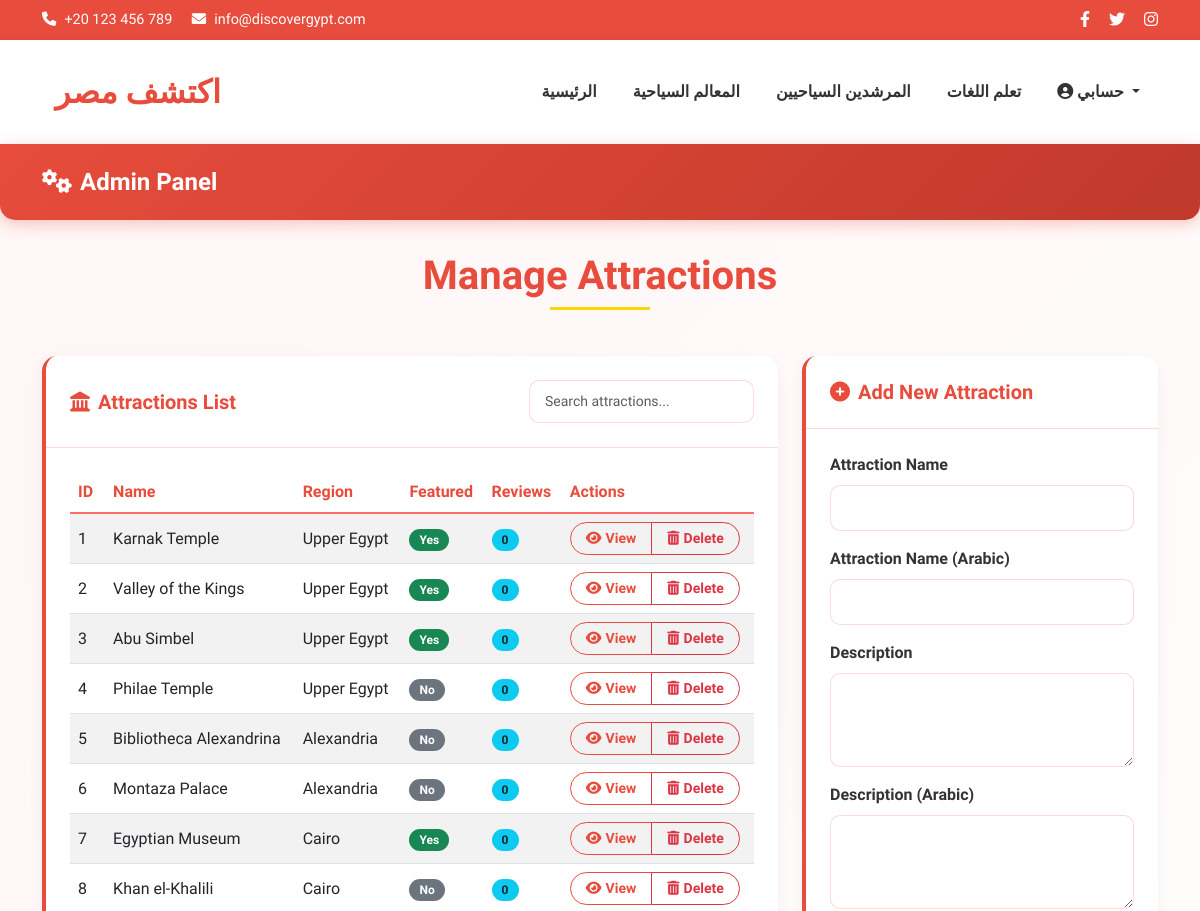
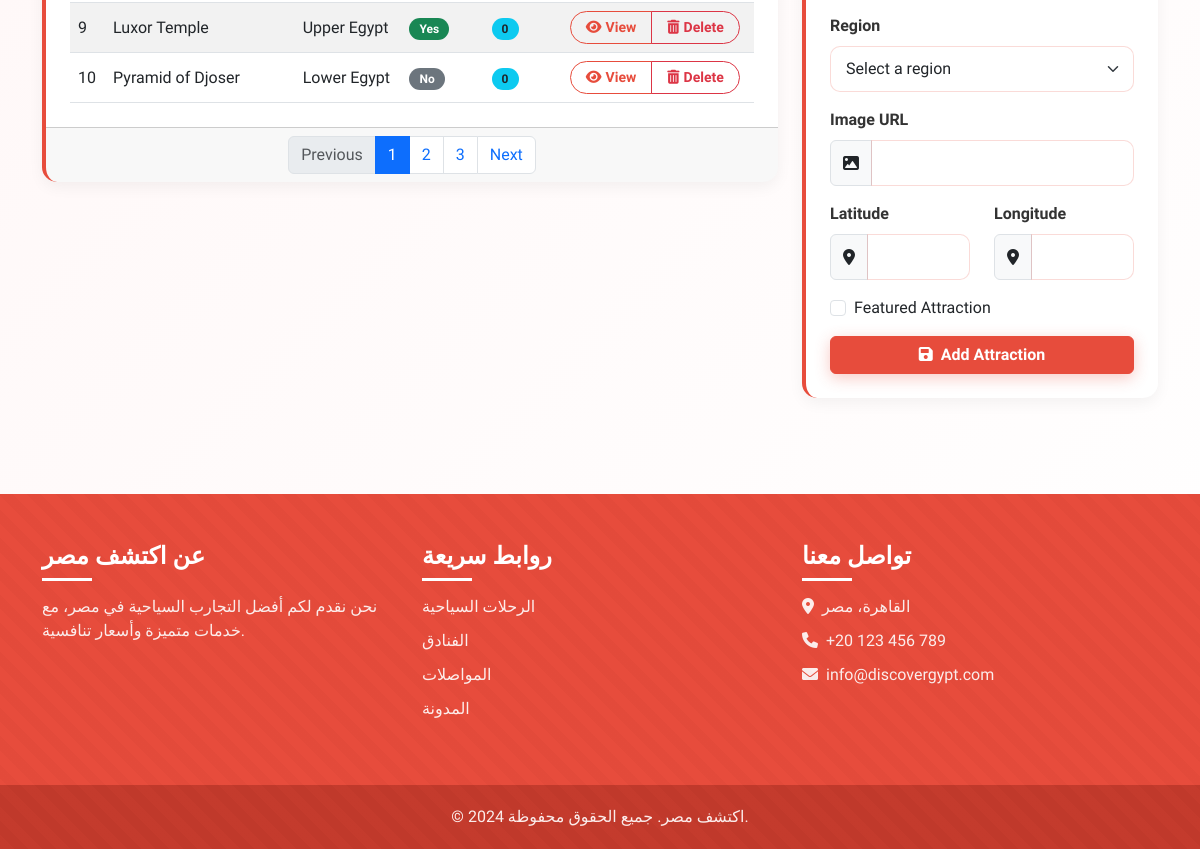
Page /admin/attractions (signed in) on the committed database (2 pictures, top to bottom).
### models.py (models this page shows)
class Attraction(db.Model):
    id = db.Column(db.Integer, primary_key=True)
    name = db.Column(db.String(100), nullable=False)
    name_ar = db.Column(db.String(100), nullable=True)
    description = db.Column(db.Text, nullable=False)
    description_ar = db.Column(db.Text, nullable=True)
    image_url = db.Column(db.String(200), nullable=True)
    address = db.Column(db.String(200), nullable=True)
    latitude = db.Column(db.Float, nullable=True)
    longitude = db.Column(db.Float, nullable=True)
    ticket_price = db.Column(db.String(100), nullable=True)
    opening_hours = db.Column(db.String(100), nullable=True)
    website = db.Column(db.String(200), nullable=True)
    featured = db.Column(db.Boolean, default=False)
    region_id = db.Column(db.Integer, db.ForeignKey('region.id'), nullable=False)
    reviews = db.relationship('Review', backref='attraction', lazy='dynamic')
    restaurants = db.relationship('Restaurant', backref='attraction', lazy='dynamic')
    activities = db.relationship('Activity', backref='attraction', lazy='dynamic')

class Region(db.Model):
    id = db.Column(db.Integer, primary_key=True)
    name = db.Column(db.String(100), nullable=False)
    name_ar = db.Column(db.String(100), nullable=True)
    description = db.Column(db.Text, nullable=True)
    description_ar = db.Column(db.Text, nullable=True)
    attractions = db.relationship('Attraction', backref='region', lazy='dynamic')

### routes.py (the view, shortened to what this page needs)
@main.route('/admin/attractions', methods=['GET', 'POST'])
@login_required
def admin_attractions():
    if not current_user.is_admin:
        flash('You do not have permission to access this page.', 'danger')
        return redirect(url_for('main.index'))
    attractions = Attraction.query.all()
    regions = Region.query.all()
    return render_template('admin/attractions.html',
                          title='Manage Attractions',
                          attractions=attractions,
                          regions=regions)

### templates/admin/attractions.html (shortened to what this page needs)
<!DOCTYPE html>
<html lang="{{ lang }}">
<head>
    <link href="https://cdn.jsdelivr.net/npm/bootstrap@5.3.0/dist/css/bootstrap.min.css" rel="stylesheet">
    <link rel="stylesheet" href="https://cdnjs.cloudflare.com/ajax/libs/font-awesome/6.0.0/css/all.min.css">
</head>
<body>
    <div class="top-header">
        <div class="container">
            <div class="row align-items-center">
                <div class="col-md-6">
                    <div class="contact-info">
                        <span class="me-3"><i class="fas fa-phone me-2"></i>+20 123 456 789</span>
                        <span><i class="fas fa-envelope me-2"></i>info@discovergypt.com</span>
                    </div>
                </div>
                <div class="col-md-6 text-end">
                    <div class="social-icons">
                        <a href="#"><i class="fab fa-facebook-f"></i></a>
                        <a href="#"><i class="fab fa-twitter"></i></a>
                        <a href="#"><i class="fab fa-instagram"></i></a>
                    </div>
                </div>
            </div>
        </div>
    </div>
    <header class="main-header">
        <div class="container">
            <nav class="navbar navbar-expand-lg">
                <a class="navbar-brand logo" href="{{ url_for('main.index') }}">
                     {{ _('اكتشف مصر') }}
                </a>
                <div class="collapse navbar-collapse" id="navbarNav">
                    <ul class="navbar-nav ms-auto">
                        <li class="nav-item">
                            <a class="nav-link" href="{{ url_for('main.index') }}">{{ _('الرئيسية') }}</a>
                        </li>
                        <li class="nav-item">
                            <a class="nav-link" href="{{ url_for('main.attractions') }}">{{ _('المعالم السياحية') }}</a>
                        </li>
                        <li class="nav-item">
                            <a class="nav-link" href="{{ url_for('main.guides') }}">{{ _('المرشدين السياحيين') }}</a>
                        </li>
                        <li class="nav-item">
                            <a class="nav-link" href="{{ url_for('main.language_practice') }}">{{ _('تعلم اللغات') }}</a>
                        </li>
                        {% if current_user.is_authenticated %}
                            <li class="nav-item dropdown">
                                <a class="nav-link dropdown-toggle" href="#" id="userDropdown" role="button" data-bs-toggle="dropdown">
                                    <i class="fas fa-user-circle"></i> {{ _('حسابي') }}
                                </a>
                            </li>
                        {% endif %}
                    </ul>
                </div>
            </nav>
        </div>
    </header>
    <nav class="navbar admin-navbar">
        <div class="container">
            <a class="navbar-brand" href="#">
                <i class="fas fa-cogs me-2"></i>{{ _('Admin Panel') }}
            </a>
        </div>
    </nav>
    <div class="container mt-4 fade-in">
        <div class="text-center mb-4">
            <h1 class="page-title">{{ _('Manage Attractions') }}</h1>
        </div>
        <div class="row mt-4">
            <div class="col-lg-8 slide-up">
                <div class="card">
                    <div class="card-header d-flex justify-content-between align-items-center">
                        <h5><i class="fas fa-landmark me-2"></i>{{ _('Attractions List') }}</h5>
                        <div class="form-group mb-0">
                            <input type="text" class="form-control form-control-sm" placeholder="{{ _('Search attractions...') }}">
                        </div>
                    </div>
                    <div class="card-body">
                        <div class="table-responsive">
                            <table class="table table-striped">
                                <thead>
                                    <tr>
                                        <th>{{ _('ID') }}</th>
                                        <th>{{ _('Name') }}</th>
                                        <th>{{ _('Region') }}</th>
                                        <th>{{ _('Featured') }}</th>
                                        <th>{{ _('Reviews') }}</th>
                                        <th>{{ _('Actions') }}</th>
                                    </tr>
                                </thead>
                                <tbody>
                                    {% for attraction in attractions %}
                                    <tr>
                                        <td>{{ attraction.id }}</td>
                                        <td>{{ attraction.name }}</td>
                                        <td>{{ attraction.region.name }}</td>
                                        <td>
                                            {% if attraction.featured %}
                                            <span class="badge bg-success">{{ _('Yes') }}</span>
                                            {% else %}
                                            <span class="badge bg-secondary">{{ _('No') }}</span>
                                            {% endif %}
                                        </td>
                                        <td>
                                            <span class="badge bg-info text-dark">{{ attraction.reviews.count() }}</span>
                                        </td>
                                        <td>
                                            <div class="btn-group" role="group">
                                                <a href="{{ url_for('main.attraction_detail', attraction_id=attraction.id) }}" class="btn btn-sm btn-outline-primary">
                                                    <i class="fas fa-eye me-1"></i>{{ _('View') }}
                                                </a>
                                                <button type="button" class="btn btn-sm btn-outline-danger delete-btn">
                                                    <i class="fas fa-trash-alt me-1"></i>{{ _('Delete') }}
                                                </button>
                                            </div>
                                        </td>
                                    </tr>
                                    {% endfor %}
                                </tbody>
                            </table>
                        </div>
                    </div>
                    <div class="card-footer text-center">
                        <nav aria-label="Page navigation">
                            <ul class="pagination justify-content-center mb-0">
                                <li class="page-item disabled">
                                    <a class="page-link" href="#" tabindex="-1" aria-disabled="true">{{ _('Previous') }}</a>
                                </li>
                                <li class="page-item active"><a class="page-link" href="#">1</a></li>
                                <li class="page-item"><a class="page-link" href="#">2</a></li>
                                <li class="page-item"><a class="page-link" href="#">3</a></li>
                                <li class="page-item">
                                    <a class="page-link" href="#">{{ _('Next') }}</a>
                                </li>
                            </ul>
                        </nav>
                    </div>
                </div>
            </div>
            <div class="col-lg-4 slide-up">
                <div class="card">
                    <div class="card-header">
                        <h5><i class="fas fa-plus-circle me-2"></i>{{ _('Add New Attraction') }}</h5>
                    </div>
                    <div class="card-body">
                        <form method="POST" action="">
                            <div class="mb-3">
                                <label for="name" class="form-label">{{ _('Attraction Name') }}</label>
                                <input type="text" class="form-control" id="name" name="name" required>
                            </div>
                            <div class="mb-3">
                                <label for="name_ar" class="form-label">{{ _('Attraction Name (Arabic)') }}</label>
                                <input type="text" class="form-control" id="name_ar" name="name_ar">
                            </div>
                            <div class="mb-3">
                                <label for="description" class="form-label">{{ _('Description') }}</label>
                                <textarea class="form-control" id="description" name="description" rows="3" required></textarea>
                            </div>
                            <div class="mb-3">
                                <label for="description_ar" class="form-label">{{ _('Description (Arabic)') }}</label>
                                <textarea class="form-control" id="description_ar" name="description_ar" rows="3"></textarea>
                            </div>
                            <div class="mb-3">
                                <label for="region_id" class="form-label">{{ _('Region') }}</label>
                                <select class="form-select" id="region_id" name="region_id" required>
                                    <option value="" selected disabled>{{ _('Select a region') }}</option>
                                </select>
                            </div>
                            <div class="mb-3">
                                <label for="image_url" class="form-label">{{ _('Image URL') }}</label>
                                <div class="input-group">
                                    <span class="input-group-text"><i class="fas fa-image"></i></span>
                                    <input type="url" class="form-control" id="image_url" name="image_url">
                                </div>
                            </div>
                            <div class="row mb-3">
                                <div class="col-md-6">
                                    <label for="latitude" class="form-label">{{ _('Latitude') }}</label>
                                    <div class="input-group">
                                        <span class="input-group-text"><i class="fas fa-map-marker-alt"></i></span>
                                        <input type="number" class="form-control" id="latitude" name="latitude" step="0.000001">
                                    </div>
                                </div>
                                <div class="col-md-6">
                                    <label for="longitude" class="form-label">{{ _('Longitude') }}</label>
                                    <div class="input-group">
                                        <span class="input-group-text"><i class="fas fa-map-marker-alt"></i></span>
                                        <input type="number" class="form-control" id="longitude" name="longitude" step="0.000001">
                                    </div>
                                </div>
                            </div>
                            <div class="mb-3 form-check">
                                <input type="checkbox" class="form-check-input" id="featured" name="featured">
                                <label class="form-check-label" for="featured">{{ _('Featured Attraction') }}</label>
                            </div>
                            <div class="d-grid">
                                <button type="submit" class="btn btn-primary">
                                    <i class="fas fa-save me-2"></i>{{ _('Add Attraction') }}
                                </button>
                            </div>
                        </form>
                    </div>
                </div>
            </div>
        </div>
    </div>
    <footer class="main-footer">
        <div class="container">
            <div class="row">
                <div class="col-md-4">
                    <h4 class="footer-heading">عن اكتشف مصر</h4>
                    <p>نحن نقدم لكم أفضل التجارب السياحية في مصر، مع خدمات متميزة وأسعار تنافسية.</p>
                </div>
                <div class="col-md-4">
                    <h4 class="footer-heading">روابط سريعة</h4>
                    <ul class="footer-links">
                        <li><a href="/tours">الرحلات السياحية</a></li>
                        <li><a href="/hotels">الفنادق</a></li>
                        <li><a href="/transportation">المواصلات</a></li>
                        <li><a href="/blog">المدونة</a></li>
                    </ul>
                </div>
                <div class="col-md-4">
                    <h4 class="footer-heading">تواصل معنا</h4>
                    <ul class="footer-links">
                        <li><i class="fas fa-map-marker-alt me-2"></i>القاهرة، مصر</li>
                        <li><i class="fas fa-phone me-2"></i>+20 123 456 789</li>
                        <li><i class="fas fa-envelope me-2"></i>info@discovergypt.com</li>
                    </ul>
                </div>
            </div>
        </div>
        <div class="footer-bottom">
            <div class="container">
                <p class="mb-0">© 2024 اكتشف مصر. جميع الحقوق محفوظة.</p>
            </div>
        </div>
    </footer>
</body>
</html>

### rows in the picture
Attraction: id "1", name "Karnak Temple", region.name "Upper Egypt", reviews.count "0"
Attraction: id "2", name "Valley of the Kings", region.name "Upper Egypt", reviews.count "0"
Attraction: id "3", name "Abu Simbel", region.name "Upper Egypt", reviews.count "0"
Attraction: id "4", name "Philae Temple", region.name "Upper Egypt", reviews.count "0"
Attraction: id "5", name "Bibliotheca Alexandrina", region.name "Alexandria", reviews.count "0"
Attraction: id "6", name "Montaza Palace", region.name "Alexandria", reviews.count "0"
Attraction: id "7", name "Egyptian Museum", region.name "Cairo", reviews.count "0"
Attraction: id "8", name "Khan el-Khalili", region.name "Cairo", reviews.count "0"
Attraction: id "9", name "Luxor Temple", region.name "Upper Egypt", reviews.count "0"
Attraction: id "10", name "Pyramid of Djoser", region.name "Lower Egypt", reviews.count "0"

### other values in the picture
form field region_id "Select a region"
